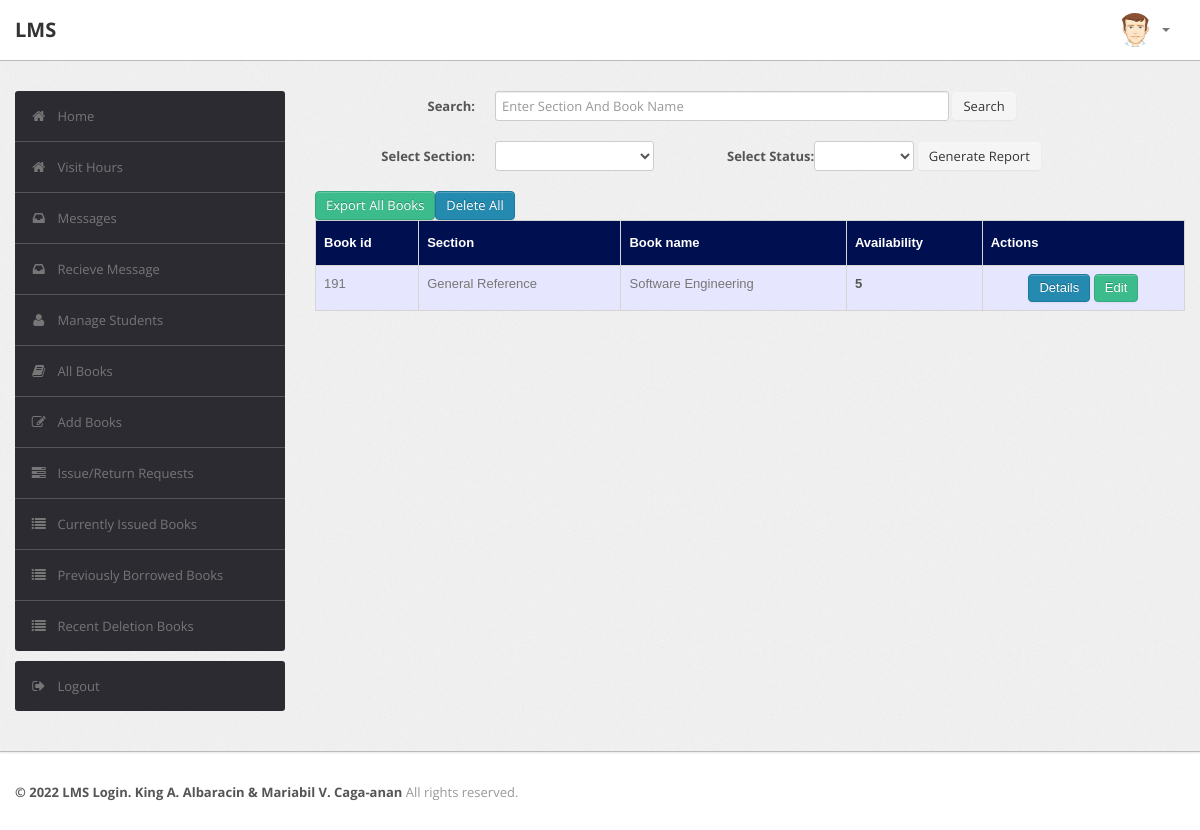
The page /librarian/book.php (signed in) on the database its author committed.
### tables this page shows
CREATE TABLE `book` (
  `BookId` int(10) NOT NULL,
  `Section` varchar(255) NOT NULL,
  `Subject` varchar(50) DEFAULT NULL,
  `Textbook` varchar(255) NOT NULL,
  `Volume` varchar(255) DEFAULT NULL,
  `Year` varchar(50) DEFAULT NULL,
  `Availability` int(10) DEFAULT NULL,
  `Author` varchar(255) NOT NULL,
  `ISBN` varchar(255) NOT NULL,
  `Status` varchar(255) DEFAULT NULL
);

### librarian/book.php (the view, shortened to what this page needs)
<?php
require('dbconn.php');
?>
<?php
$rollno = $_SESSION['RollNo'];
                                $sql="select * from LMS.user where RollNo='$rollno'";
if ($_SESSION['RollNo'] !== 'staff') {
    ?>
<!DOCTYPE html>
<html lang="en">
    <head>
        <link type="text/css" href="bootstrap/css/bootstrap.min.css" rel="stylesheet">
        <link type="text/css" href="bootstrap/css/bootstrap-responsive.min.css" rel="stylesheet">
        <link type="text/css" href="css/theme.css" rel="stylesheet">
        <link type="text/css" href="images/icons/css/font-awesome.css" rel="stylesheet">
    </head>
    <body>
        <div class="navbar navbar-fixed-top">
            <div class="navbar-inner">
                <div class="container">
                        <a class="brand" href="index.php">LMS </a>
                    <div class="nav-collapse collapse navbar-inverse-collapse">
                        <ul class="nav pull-right">
                            <li class="nav-user dropdown"><a href="#" class="dropdown-toggle" data-toggle="dropdown">
                                <img src="images/user.png" class="nav-avatar" />
                                <b class="caret"></b></a>
                            </li>
                        </ul>
                    </div>
                </div>
            </div>
        </div>
        <div class="wrapper">
            <div class="container">
                <div class="row">
                    <div class="span3">
                        <div class="sidebar">
                           <ul class="widget widget-menu unstyled">
                                <li class="active"><a href="index.php"><i class="menu-icon icon-home"></i>Home
                                </a></li>
                                <li class="active"><a href="../qr/index.php"><i class="menu-icon icon-home"></i>Visit Hours
                                </a></li>
                                 <li><a href="message.php"><i class="menu-icon icon-inbox"></i>Messages</a>
                                </li>
                                <li><a href="recieve.php"><i class="menu-icon icon-inbox"></i>Recieve Message</a>
                                </li>
                                <li><a href="student.php"><i class="menu-icon icon-user"></i>Manage Students </a>
                                </li>
                                <li><a href="book.php"><i class="menu-icon icon-book"></i>All Books </a></li>
                                <li><a href="addbook.php"><i class="menu-icon icon-edit"></i>Add Books </a></li>
                                <li><a href="requests.php"><i class="menu-icon icon-tasks"></i>Issue/Return Requests </a></li>
                                <li><a href="current.php"><i class="menu-icon icon-list"></i>Currently Issued Books </a></li>
                                 <li><a href="pre.php"><i class="menu-icon icon-list"></i>Previously Borrowed Books </a></li>
                                <li><a href="history.php"><i class="menu-icon icon-list"></i>Recent Deletion Books </a></li>
                            </ul>
                            <ul class="widget widget-menu unstyled">
                                <li><a href="logout.php"><i class="menu-icon icon-signout"></i>Logout </a></li>
                            </ul>
                        </div>
                    </div>
                    <div class="span9">
                  <form class="form-horizontal row-fluid" action="book.php" method="post">
                                        <div class="control-group">
                                            <label class="control-label" for="Search"><b>Search:</b></label>
                                            <div class="controls">
                                                <input type="text" id="Textbook" name="Textbook" placeholder="Enter Section And Book Name" class="span8" required>
                                                <button type="submit" name="submit"class="btn">Search</button>
                                            </div>
                                        </div>
                                    </form>
                                    <br>
                                     <form class="form-horizontal row-fluid" action="lab.php" method="post">
                                        <div class="control-group">
                                            <label class="control-label" for="Search"><b>Select Section:</b></label>
                                            <div class="controls">
                                               <select name = "Section" tabindex="1" value="SC" data-placeholder="" class="span3" required style="float:left;">
                                                  <option value=""></option>
                                                    <option value="General Reference">General Reference</option>
                                                </select>
                                                 <label class="control-label" for="Search"><b>Select Status:</b></label>
                                                <select name = "Status" tabindex="1" value="SC" data-placeholder="Select Status" class="span2">
                                                  <option value=""></option>
                                                    <option value="GOOD">GOOD</option>
                                                </select>
                                                <button type="submit" name="submit"class="btn">Generate Report</button>
                                            </div>
                                        </div>
                                    </form>
                                    <br>
                                    <?php
                                    if(isset($_POST['submit']))
                                        {$s=$_POST['Textbook'];
                                            $sql="select * from LMS.book where Section like '%$s%' OR Textbook like '%$s%'";
                                        }
                                    else
                                        $sql="select * from LMS.book";
                                    $result=$conn->query($sql);
                                    $rowcount = mysqli_num_rows($result);
                                    if(!($rowcount))
                                        echo "<br><center><h2><b><i>No Results</i></b></h2></center>";
                                    else
                                    {
                                    ?>
                                      <form action="excel.php" method="post" style="float: left;">
                                    <input type="submit" name="export_excel" class="btn btn-success" value="Export All Books">
                                </form>
                                 <form action="delallb.php" method="post">
<button onclick="return myFunction2()" name="delete" type="submit" class="btn btn-primary">Delete All </button>
                        <table class="table" id = "tables">
                                  <thead>
                                    <tr>
                                      <th>Book id</th>
                                       <th>Section</th>
                                      <th>Book name</th>
                                      <th>Availability</th>
                                      <th>Actions</th>
                                    </tr>
                                  </thead>
                                  <tbody>
                                    <?php
                            while($row=$result->fetch_assoc())
                            {
                                $bookid=$row['BookId'];
                                $section = $row['Section'];
                                $name=$row['Textbook'];
                                $avail=$row['Availability'];
                            ?>
                                    <tr>
                                      <td><?php echo $bookid ?></td>
                                       <td><?php echo $section ?></td>
                                      <td><?php echo $name ?></td>
                                      <td><b><?php echo $avail ?></b></td>
                                        <td><center>
                                            <a href="bookdetails.php?id=<?php echo $bookid; ?>" class="btn btn-primary">Details</a>
                                            <a href="edit_book_details.php?id=<?php echo $bookid; ?>" class="btn btn-success">Edit</a>
                                           </form>
                               <?php }} ?>
                            </div>
                </div>
            </div>
        </div>
<div class="footer">
            <div class="container">
                <b class="copyright">&copy; 2022 LMS Login. King A. Albaracin & Mariabil V. Caga-anan </b>All rights reserved.
            </div>
        </div>
    </body>
</html>
<?php }
else {
    echo "<script type='text/javascript'>alert('Access Denied!!!')</script>";
} ?>

### librarian/css/theme.css (style rules this page uses)
#tables { font-family: "Trebuchet MS", Arial, Helvetica, sans-serif; border-collapse: collapse; width: 100%; }
#tables td, #tables th { border: 1px solid #ddd; padding: 8px; }
#tables tr:nth-child(odd) { background-color: #e6e6ff; }
#tables th { padding-top: 12px; padding-bottom: 12px; text-align: left; background-color: #000F50; color: white; }
body { font-size: 13px; font-family: 'Open Sans', Arial, sans-serif; background: #fff; color: #777 }
strong, b { color: #555 }
.wrapper { background: url(../images/bg.png) #eee; border-bottom: 1px solid #bbb; -webkit-box-shadow: 0 1px 2px rgba(0,0,0,0.1); -moz-box-shadow: 0 1px 2px rgba(0,0,0,0.1); box-shadow: 0 1px 2px rgba(0,0,0,0.1); padding: 30px 0 }
.footer { color: #999; padding: 30px 0 60px }
form { margin: 0 }
select, textarea, input[type="text"], input[type="password"], input[type="datetime"], input[type="datetime-local"], input[type="date"], input[type="month"], input[type="time"], input[type="week"], input[type="number"], input[type="email"], input[type="url"], input[type="search"], input[type="tel"], input[type="color"], .uneditable-input, label, input, button, select, textarea { -webkit-border-radius: 3px; -moz-border-radius: 3px; border-radius: 3px; font-size: 13px; font-family: 'Open Sans', Tahoma, Arial, sans-serif }
body [class^="icon-"], body [class*=" icon-"] { font-size: 14px; line-height: 20px; height: 20px }
.form-horizontal .control-group, .form-vertical .control-group { margin-bottom: 0 }
.navbar { position: static!important; margin: 0!important }
.navbar .navbar-inner { background: #fff; border-bottom: 1px solid #bbb; -webkit-box-shadow: 0 1px 2px rgba(0,0,0,0.15); -moz-box-shadow: 0 1px 2px rgba(0,0,0,0.15); box-shadow: 0 1px 2px rgba(0,0,0,0.15) }
.navbar .brand { color: #333; font-weight: bold; font-size: 20px; margin-right: 20px; padding: 20px }
.navbar .nav>li>a { padding: 20px 15px; font-weight: bold; color: #777 }
.nav-user>a { height: 20px }
.nav-avatar { width: 34px; height: 34px; margin: -7px 5px 0 0; -webkit-border-radius: 50%; -moz-border-radius: 50%; border-radius: 50% }
.btn, .btn-box { -webkit-border-radius: 3px; -moz-border-radius: 3px; border-radius: 3px }
.btn { font-size: 13px; font-weight: 600 }
.btn { display: inline-block; margin-bottom: 0; font-weight: 400; text-align: center; vertical-align: middle; cursor: pointer; background-image: none; border: 1px solid transparent; white-space: nowrap; padding: 4px 10px; font-size: 13px; line-height: 1.42857; border-radius: 4px; -webkit-user-select: none; -moz-user-select: none; -ms-user-select: none; user-select: none }
.btn-primary { color: #fff; background-color: #248aaf; border-color: #20799a }
.btn-success { color: #fff; background-color: #3cbc8d; border-color: #36a97f }
.table { margin-bottom: 0 }
.table th, .table td { border-color: #d5d5d5!important }
.widget-menu { background: #fff; -webkit-border-radius: 3px; -moz-border-radius: 3px; border-radius: 3px; overflow: hidden }
.widget-menu a { color: #555; display: block; line-height: 20px; padding: 15px; text-decoration: none!important }
.widget-menu .menu-icon { margin-right: 10px; color: #767676; -webkit-transition: all .2s ease-in-out; -moz-transition: all .2s ease-in-out; transition: all .2s ease-in-out; }
.widget-menu>li+li { border-top: 1px solid #555 }
.widget-menu>li>a { background-color: #2d2b32; color: #767676; -webkit-transition: all .2s ease-in-out; -moz-transition: all .2s ease-in-out; transition: all .2s ease-in-out; }

### rows shown on the page
book: BookId "191", Section "General Reference", Textbook "Software Engineering", Availability "5"
